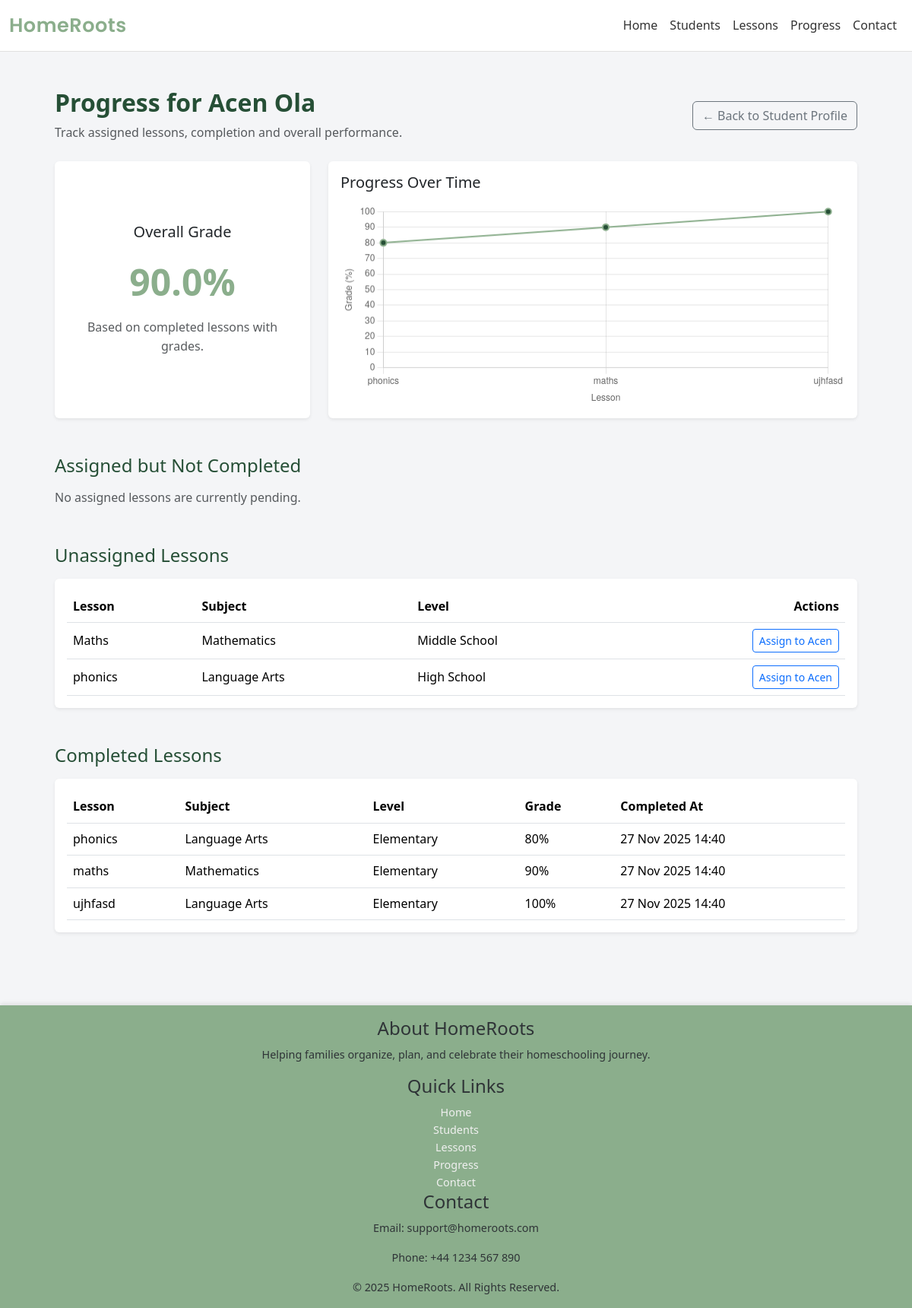
The page /progress/1/ on the database its author committed.
### core/models.py (models this page shows, shortened)
class Student(models.Model):
    GENDER_CHOICES = [
        ('M', 'Male'),
        ('F', 'Female'),
        ('O', 'Other'),
    ]
    first_name = models.CharField(max_length=50)
    last_name = models.CharField(max_length=50)
    dob = models.DateField("Date of birth", null=True, blank=True)
    gender = models.CharField(max_length=1, choices=GENDER_CHOICES, blank=True)
    notes = models.TextField(blank=True)
    profile_image = models.ImageField(upload_to='students/', blank=True, null=True)
    created_at = models.DateTimeField(default=timezone.now)
    class Meta:
        ordering = ['last_name', 'first_name']

class Lesson(models.Model):
    SUBJECT_CHOICES = [
        ('lang', 'Language Arts'),
        ('math', 'Mathematics'),
        ('sci', 'Science'),
        ('ss', 'Social Studies'),
        ('art', 'Arts & Creative'),
        ('pe', 'Physical Education'),
        ('other', 'Other'),
    ]
    LEVEL_CHOICES = [
        ('elem', 'Elementary'),
        ('middle', 'Middle School'),
        ('high', 'High School'),
        ('all', 'All Ages'),
    ]
    title = models.CharField(max_length=150)
    subject = models.CharField(max_length=10, choices=SUBJECT_CHOICES)
    level = models.CharField(max_length=10, choices=LEVEL_CHOICES)
    description = models.TextField()
    objectives = models.TextField(help_text="Learning objectives for this lesson")
    materials = models.TextField(blank=True, help_text="Materials and resources needed")
    duration_minutes = models.IntegerField(default=60)
    lesson_date = models.DateField(null=True, blank=True)
    created_at = models.DateTimeField(default=timezone.now)
    updated_at = models.DateTimeField(auto_now=True)
    class Meta:
        ordering = ['-lesson_date', '-created_at']

class LessonProgress(models.Model):
    student = models.ForeignKey(Student, on_delete=models.CASCADE, related_name='lesson_progress')
    lesson = models.ForeignKey(Lesson, on_delete=models.CASCADE, related_name='student_progress')
    completed = models.BooleanField(default=False)
    grade = models.IntegerField(null=True, blank=True)  # 0-100
    completed_at = models.DateTimeField(null=True, blank=True)
    class Meta:
        unique_together = ('student', 'lesson')

### core/views.py (the view)
# urls.py: path('progress/<int:student_id>/', views.student_progress, name='student_progress'),
def student_progress(request, student_id):
    student = get_object_or_404(Student, pk=student_id)
    assigned_qs = LessonProgress.objects.filter(
        student=student
    ).select_related("lesson")
    pending = assigned_qs.filter(completed=False)
    completed = assigned_qs.filter(completed=True).order_by(
        "completed_at",
        "lesson__lesson_date",
        "lesson__created_at"
    )
    unassigned_lessons = Lesson.objects.exclude(
        student_progress__student=student
    )
    completed_with_grade = completed.exclude(grade__isnull=True)
    grades = [rec.grade for rec in completed_with_grade]
    overall_grade = round(sum(grades) / len(grades), 1) if grades else None
    chart_labels = [rec.lesson.title for rec in completed_with_grade]
    chart_data = grades
    return render(request, "core/progress/student_progress.html", {
        "student": student,
        "pending": pending,
        "completed": completed,
        "unassigned_lessons": unassigned_lessons,
        "overall_grade": overall_grade,
        "chart_labels": json.dumps(chart_labels),
        "chart_data": json.dumps(chart_data),
    })

### core/templates/core/progress/student_progress.html (shortened to what this page needs)
{% extends 'core/base.html' %}
{% block content %}
<div class="container py-5">
  <div class="d-flex justify-content-between align-items-center mb-4">
    <div>
      <h2 style="color: #264f36; font-weight: 700;">
        Progress for {{ student.first_name }} {{ student.last_name }}
      </h2>
      <p class="text-muted mb-0">
        Track assigned lessons, completion and overall performance.
      </p>
    </div>
    <a href="{% url 'core:student_detail' student.id %}" class="btn btn-outline-secondary">
      ← Back to Student Profile
    </a>
  </div>
  <div class="row g-4 mb-5">
    <div class="col-md-4">
      <div class="card border-0 shadow-sm h-100">
        <div class="card-body d-flex flex-column justify-content-center text-center">
          <h5 class="card-title mb-3">Overall Grade</h5>
          {% if overall_grade %}
            <div style="font-size: 3rem; font-weight: 700; color: #8BAE8C;">
              {{ overall_grade }}%
            </div>
            <p class="text-muted mt-2 mb-0">
              Based on completed lessons with grades.
            </p>
          {% else %}
            <p class="text-muted mb-0">
              No graded lessons yet.
            </p>
          {% endif %}
        </div>
      </div>
    </div>
    <div class="col-md-8">
      <div class="card border-0 shadow-sm h-100">
        <div class="card-body">
          <h5 class="card-title mb-3">Progress Over Time</h5>
          {% if chart_data and chart_data != "[]" %}
            <canvas id="progressChart" height="120"></canvas>
          {% else %}
            <p class="text-muted mb-0">
              Once this student has graded completed lessons, their progress will appear here.
            </p>
          {% endif %}
        </div>
      </div>
    </div>
  </div>
  <div class="mb-5">
    <h4 class="mb-3" style="color: #264f36;">Assigned but Not Completed</h4>
    {% if pending %}
      <div class="card border-0 shadow-sm">
        <div class="card-body table-responsive">
          <table class="table mb-0 align-middle">
            <thead>
              <tr>
                <th>Lesson</th>
                <th>Subject</th>
                <th>Level</th>
                <th class="text-end">Actions</th>
              </tr>
            </thead>
            <tbody>
              {% for p in pending %}
              <tr>
                <td>{{ p.lesson.title }}</td>
                <td>{{ p.lesson.get_subject_display }}</td>
                <td>{{ p.lesson.get_level_display }}</td>
                <td class="text-end">
                  <button
                    type="button"
                    class="btn btn-sm btn-success"
                    data-bs-toggle="modal"
                    data-bs-target="#completeModal-{{ p.lesson.id }}">
                    Mark Completed
                  </button>
                </td>
              </tr>
              <div class="modal fade"
                   id="completeModal-{{ p.lesson.id }}"
                   tabindex="-1"
                   aria-labelledby="completeModalLabel-{{ p.lesson.id }}"
                   aria-hidden="true">
                <div class="modal-dialog modal-dialog-centered">
                  <div class="modal-content">
                    <div class="modal-header">
                      <h5 class="modal-title" id="completeModalLabel-{{ p.lesson.id }}">
                        Mark "{{ p.lesson.title }}" as Completed
                      </h5>
                      <button type="button" class="btn-close" data-bs-dismiss="modal" aria-label="Close"></button>
                    </div>
                    <form method="post"
                          action="{% url 'core:mark_lesson_completed' student.id p.lesson.id %}">
                      {% csrf_token %}
                      <div class="modal-body">
                        <p class="mb-2">
                          <strong>Student:</strong>
                          {{ student.first_name }} {{ student.last_name }}
                        </p>
                        <p class="mb-3">
                          <strong>Lesson:</strong>
                          {{ p.lesson.title }} ({{ p.lesson.get_subject_display }})
                        </p>
                        <div class="mb-3">
                          <label for="grade-{{ p.lesson.id }}" class="form-label">
                            Grade (0–100, optional)
                          </label>
                          <input
                            type="number"
                            class="form-control"
                            id="grade-{{ p.lesson.id }}"
                            name="grade"
                            min="0"
                            max="100"
                            placeholder="e.g. 85">
                          <div class="form-text">
                            Leave blank if you just want to mark it as completed.
                          </div>
                        </div>
                      </div>
                      <div class="modal-footer">
                        <button type="button"
                                class="btn btn-outline-secondary"
                                data-bs-dismiss="modal">
                          Cancel
                        </button>
                        <button type="submit" class="btn btn-success">
                          ✅ Mark as Completed
                        </button>
                      </div>
                    </form>
                  </div>
                </div>
              </div>
              {% endfor %}
            </tbody>
          </table>
        </div>
      </div>
    {% else %}
      <p class="text-muted">No assigned lessons are currently pending.</p>
    {% endif %}
  </div>
  <div class="mb-5">
    <h4 class="mb-3" style="color: #264f36;">Unassigned Lessons</h4>
    {% if unassigned_lessons %}
      <div class="card border-0 shadow-sm">
        <div class="card-body table-responsive">
          <table class="table mb-0 align-middle">
            <thead>
              <tr>
                <th>Lesson</th>
                <th>Subject</th>
                <th>Level</th>
                <th class="text-end">Actions</th>
              </tr>
            </thead>
            <tbody>
              {% for lesson in unassigned_lessons %}
              <tr>
                <td>{{ lesson.title }}</td>
                <td>{{ lesson.get_subject_display }}</td>
                <td>{{ lesson.get_level_display }}</td>
                <td class="text-end">
                  <a href="{% url 'core:assign_lesson' student.id lesson.id %}"
                     class="btn btn-sm btn-outline-primary">
                    Assign to {{ student.first_name }}
                  </a>
                </td>
              </tr>
              {% endfor %}
            </tbody>
          </table>
        </div>
      </div>
    {% else %}
      <p class="text-muted">
        All lessons are already assigned to this student.
      </p>
    {% endif %}
  </div>
  <div class="mb-5">
    <h4 class="mb-3" style="color: #264f36;">Completed Lessons</h4>
    {% if completed %}
      <div class="card border-0 shadow-sm">
        <div class="card-body table-responsive">
          <table class="table mb-0 align-middle">
            <thead>
              <tr>
                <th>Lesson</th>
                <th>Subject</th>
                <th>Level</th>
                <th>Grade</th>
                <th>Completed At</th>
              </tr>
            </thead>
            <tbody>
              {% for c in completed %}
              <tr>
                <td>{{ c.lesson.title }}</td>
                <td>{{ c.lesson.get_subject_display }}</td>
                <td>{{ c.lesson.get_level_display }}</td>
                <td>
                  {% if c.grade is not None %}
                    {{ c.grade }}%
                  {% else %}
                    <span class="text-muted">N/A</span>
                  {% endif %}
                </td>
                <td>
                  {% if c.completed_at %}
                    {{ c.completed_at|date:"d M Y H:i" }}
                  {% else %}
                    <span class="text-muted">N/A</span>
                  {% endif %}
                </td>
              </tr>
              {% endfor %}
            </tbody>
          </table>
        </div>
      </div>
    {% else %}
      <p class="text-muted">
        No lessons have been completed yet for this student.
      </p>
    {% endif %}
  </div>
</div>
{% if chart_data and chart_data != "[]" %}
  <script>
    const ctx = document.getElementById('progressChart').getContext('2d');
    const labels = {{ chart_labels|safe }};
    const data = {{ chart_data|safe }};
    new Chart(ctx, {
      type: 'line',
      data: {
        labels: labels,
        datasets: [{
          label: 'Grade (%)',
          data: data,
          borderColor: '#8BAE8C',
          backgroundColor: 'rgba(139, 174, 140, 0.2)',
          borderWidth: 2,
          tension: 0.3,
          pointRadius: 4,
          pointBackgroundColor: '#264f36'
        }]
      },
      options: {
        responsive: true,
        scales: {
          y: {
            beginAtZero: true,
            suggestedMax: 100,
            title: {
              display: true,
              text: 'Grade (%)'
            }
          },
          x: {
            title: {
              display: true,
              text: 'Lesson'
            }
          }
        },
        plugins: {
          legend: {
            display: false
          }
        }
      }
    });
  </script>
{% endif %}
{% endblock %}

### core/static/core/css/style.css (style rules this page uses)
:root { --primary: #8BAE8C; --secondary: #EAD8C0; --accent: #A5C8E6; --neutral: #F4F5F7; --text-dark: #2F3437; --text-light: #5B5F62; }
body, html { background-color: transparent; background: none; }
* { margin: 0; padding: 0; box-sizing: border-box; font-family: 'Segoe UI', Tahoma, Geneva, Verdana, sans-serif; color: var(--text-dark); }
body { font-family: 'Playfair Display', serif !important; font-size: 16px; background-color: var(--neutral); color: var(--text-dark); line-height: 1.6; }
.container { width: 90%; max-width: 1200px; margin: 0 auto; }

### rows shown on the page
Student: first_name "Acen", last_name "Ola"
Lesson: title "Maths", subject "Mathematics", level "Middle School"
Lesson: title "phonics", subject "Language Arts", level "High School"
LessonProgress: lesson "phonics", lesson.subject "Language Arts", lesson.level "Elementary", grade "80", completed_at "27 Nov 2025 14:40"
LessonProgress: lesson "maths", lesson.subject "Mathematics", lesson.level "Elementary", grade "90", completed_at "27 Nov 2025 14:40"
LessonProgress: lesson "ujhfasd", lesson.subject "Language Arts", lesson.level "Elementary", grade "100", completed_at "27 Nov 2025 14:40"

### other values the page prints
{{ overall_grade }} "90.0"
chart data {{ chart_labels|safe }} ["phonics", "maths", "ujhfasd"]
chart data {{ chart_data|safe }} [80, 90, 100]
